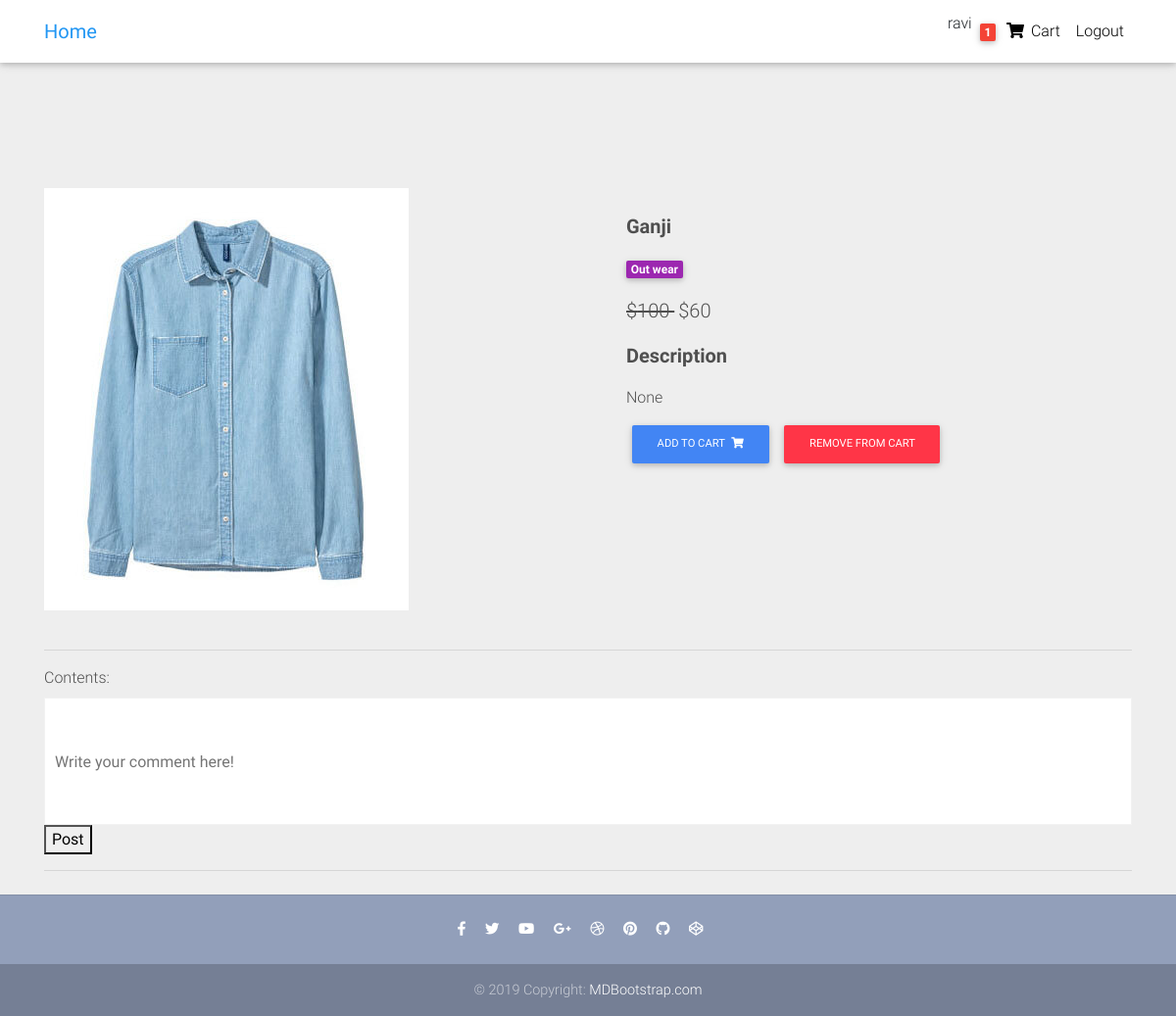
Page /product/test-product4/ (signed in) on the committed database.
### core/models.py (models this page shows, shortened)
class Order(models.Model):
    user = models.ForeignKey(settings.AUTH_USER_MODEL,
                            on_delete=models.CASCADE)
    items = models.ManyToManyField(OrderItem)
    start_date = models.DateTimeField(auto_now_add=True)
    ordered_date = models.DateTimeField()
    ordered= models.BooleanField(default=False)
    billing_address = models.ForeignKey(
        'BillingAddress',
        on_delete=models.SET_NULL,
        blank=True,
        null=True
    )

class Items(models.Model):
    title = models.CharField(max_length=100)
    img = models.ImageField(upload_to='items_img/')
    categories= models.CharField(choices=CATEGORIES_CHOICES,max_length=2)
    label= models.CharField(choices=LABEL_CHOICES,max_length=1,blank=True,null=True)
    price = models.IntegerField()
    discount_price = models.IntegerField(null=True,blank=True)
    description = models.CharField(max_length=1000,null=True,blank=True)
    slug = models.SlugField()
    def get_add_to_card_url(self):
        return reverse("core:add_to_cart",kwargs={
            'slug':self.slug,
        })
    def get_remove_from_card_url(self):
        return reverse("core:remove_from_cart",kwargs={
            'slug':self.slug
        })

### core/views.py (the view, shortened to what this page needs)
# urls.py: path('product/<slug>/',ItemDetailView.as_view(),name='product'),
class  ItemDetailView(DetailView):
    model = Items
    template_name = "product-page.html"
    def get_context_data(self,*args,**kwargs):
        context = super().get_context_data(**kwargs)
        context['form'] = CommentForm()
        comments =Comments.objects.all().filter(item = self.get_object())
        context['comments'] = comments
        return context

### core/forms.py
class CommentForm(forms.Form):
    contents = forms.CharField(widget=forms.TextInput(attrs={
        'placeholder':'Write your comment here!',
        'class':'pb-cmnt-textarea'
    }))

### core/templatetags/cart_template_tags.py (called while the page is built)
@register.filter
def cart_item_count(user):
    if user.is_authenticated:
        qs = Order.objects.filter(user=user,ordered = False)
        if qs.exists():
            return qs[0].items.count()
    return 0

### templates/product-page.html (shortened to what this page needs)
{% extends '_base.html' %}
{% block contents %}
  <main class="mt-5 pt-4">
    <div class="container dark-grey-text mt-5">
      <div class="row wow fadeIn">
        <div class="col-md-6 mb-4">
          <img src="{{ object.img.url }}" class="img-fluid" alt="">
        </div>
        <div class="col-md-6 mb-4">
          <div class="p-4">
            <p class="lead font-weight-bold">{{object.title}}</p>
            <div class="mb-3">
              <a href="">
                <span class="badge purple mr-1">{{object.get_categories_display}}</span>
              </a>
            </div>
            <p class="lead">
              {% if object.discount_price %}
                <span class="mr-1">
                  <del>
                    ${{ object.price }}
                  </del>
                </span>
                <span>${{object.discount_price}}</span>
              {% else %}
                <span>${{object.price}}</span>
              {% endif %}
            </p>
            <p class="lead font-weight-bold">Description</p>
            <p> {{ object.description}}</p>
            <a href="{{ object.get_add_to_card_url }}" class="btn btn-primary btn-md my-0 p" >Add to cart
              <i class="fas fa-shopping-cart ml-1"></i>
            </a>
            {% if request.user.is_authenticated %}
              <a href="{{ object.get_remove_from_card_url }}" class="btn btn-danger btn-md my-0 p" >Remove from cart
              </a>
            {% endif %}
          </div>
        </div>
      </div>
      <hr>
      <div>
        <form action="" method="POST">
          {{ form }}
          <button name="CommentForm" type="submit">Post</button>
        </form>
      </div>
      <hr>
  </main>
  <footer class="page-footer text-center font-small mt-4 wow fadeIn">
    <hr class="my-4">
    <div class="pb-4">
      <a href="https://www.facebook.com/mdbootstrap" target="_blank">
        <i class="fab fa-facebook-f mr-3"></i>
      </a>
      <a href="https://twitter.com/MDBootstrap" target="_blank">
        <i class="fab fa-twitter mr-3"></i>
      </a>
      <a href="https://www.youtube.com/watch?v=7MUISDJ5ZZ4" target="_blank">
        <i class="fab fa-youtube mr-3"></i>
      </a>
      <a href="https://plus.google.com/u/0/b/107863090883699620484" target="_blank">
        <i class="fab fa-google-plus-g mr-3"></i>
      </a>
      <a href="https://dribbble.com/mdbootstrap" target="_blank">
        <i class="fab fa-dribbble mr-3"></i>
      </a>
      <a href="https://pinterest.com/mdbootstrap" target="_blank">
        <i class="fab fa-pinterest mr-3"></i>
      </a>
      <a href="https://github.com/mdbootstrap/bootstrap-material-design" target="_blank">
        <i class="fab fa-github mr-3"></i>
      </a>
      <a href="http://codepen.io/mdbootstrap/" target="_blank">
        <i class="fab fa-codepen mr-3"></i>
      </a>
    </div>
    <div class="footer-copyright py-3">
      © 2019 Copyright:
      <a href="https://mdbootstrap.com/education/bootstrap/" target="_blank"> MDBootstrap.com </a>
    </div>
  </footer>
{% endblock %}

### templates/_base.html (shortened to what this page needs)
<!DOCTYPE html>
<html lang="en">
{% load static %}
{% load cart_template_tags %}
<head>
  <link rel="stylesheet" href="https://use.fontawesome.com/releases/v5.11.2/css/all.css">
  <link href="{% static 'css/bootstrap.min.css' %}" rel="stylesheet">
  <link href="{% static 'css/mdb.min.css' %}" rel="stylesheet">
  <link href="{% static 'css/style.min.css' %}" rel="stylesheet">
  <link href="{% static 'css/comments/comments.css' %}" rel="stylesheet">
</head>
<body>
  <div class="mt-5 pt-4">
  </div>
  <nav class="navbar fixed-top navbar-expand-lg navbar-light white scrolling-navbar">
    <div class="container">
      <a class="navbar-brand waves-effect" href="{% url 'core:home' %}">
        <strong class="blue-text">Home</strong>
      </a>
      <div class="collapse navbar-collapse" id="navbarSupportedContent">
        <ul class="navbar-nav nav-flex-icons">
          {% if request.user.is_authenticated %}
          <li class="nav-item">
            <span>{{ request.user.username }}</span>
          </li>
          <li class="nav-item">
            <a href="{% url 'core:CheckOutView' %}" class="nav-link waves-effect">
              <span class="badge red z-depth-1 mr-1"> {{request.user|cart_item_count}} </span>
              <i class="fas fa-shopping-cart"></i>
              <span class="clearfix d-none d-sm-inline-block"> Cart </span>
            </a>
          </li>
          <li class="nav-item">
            <a class="nav-link waves-effect" href="{% url 'account_logout' %}">
              <span class="clearfix d-none d-sm-inline-block"> Logout </span>
            </a>
          </li>
          {% endif %}
        </ul>
      </div>
    </div>
  </nav>
  {% block contents%}
  {% endblock%}
</body>
</html>

### core/static/css/comments/comments.css (style rules this page uses)
body { margin-top:20px; background:#eee; }

### templates/_base.html (style rules this page uses)
.pb-cmnt-textarea { resize: none; padding: 10px; height: 130px; width: 100%; border: 1px solid #F2F2F2; }
html, body, header, .carousel { height: 60vh; }

### rows in the picture
Items: img (picture), title "Ganji", categories "Out wear", price "100", discount_price "60", description "None"

### other values in the picture
{{ request.user.username }} "ravi"
{{ request.user|cart_item_count }} "1"
